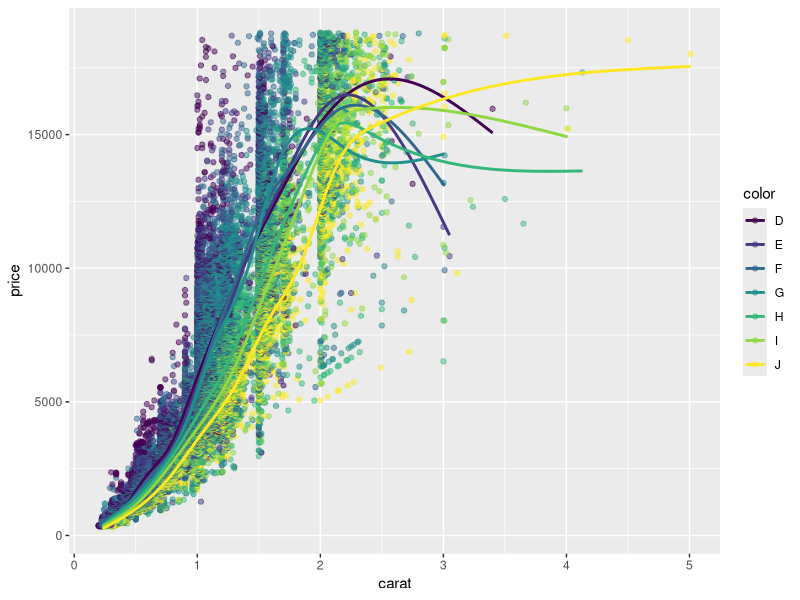

Here is the R script that generated this plot:
## ---- chunk 1
knitr::opts_chunk$set(out.extra = 'class="plot"')
## ---- chunk 2
library(ggplot2)
data(diamonds)
## ---- chunk 3
ggplot(diamonds, aes(x = carat, y = price, group = color)) + geom_point(aes(color = color), alpha = .5) + geom_smooth(se = FALSE, aes(color = color))
